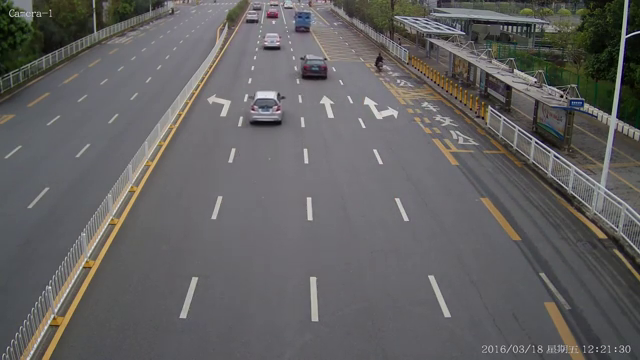
#> input picture frame 119 of input video.mp4, 640 x 360 px, given in place of cars.mp4, which was not available
$ jupyter execute 'Vehicle Detection - Open CV - Background Subtraction (1).ipynb'   (shell and % lines are left out)
#> lines starting #> are read from the running program, lines starting #| are printed output that depends on the picture; after the words box and inside, x2 and y2 are one past the last pixel; in counts of white or black regions, pixels touching at a corner belong together; pictures that were not available may be replaced by others from this repository, and a replacement may not be noted
[cell 1]
#importing libraries

import cv2
import numpy as np
import matplotlib.pyplot as plt

[cell 2]
# read video
video = cv2.VideoCapture('cars.mp4')

kernel = None

# Initialize the background object and set  detect shadows as False
object_bg = cv2.createBackgroundSubtractorMOG2(detectShadows = False)

while True:

    ret, frame = video.read()
#> frame is the input picture: shape (360, 640, 3); mean B, G, R 97.6, 97.6, 99
    if not ret:
        break


    fgmask = object_bg.apply(frame)
#> fgmask: shape (360, 640); every value is 255


    _, fgmask = cv2.threshold(fgmask, 250, 255, cv2.THRESH_BINARY)

    # Apply erosion and dialation
    fgmask = cv2.erode(fgmask, kernel, iterations = 1)
    fgmask = cv2.dilate(fgmask, kernel, iterations = 2)

    # Detect contours in the frame.
    contours, _ = cv2.findContours(fgmask, cv2.RETR_EXTERNAL, cv2.CHAIN_APPROX_SIMPLE)
#> contours = [[[0, 0], [0, 359], [639, 359], [639, 0]]]

    # Create a copy of the frame to draw bounding boxes around the detected cars.
    frameCopy = frame.copy()

    # loop over each contour
    for cnt in contours:

        # Make sure the contour area is somewhat higher than some threshold to make sure its a car and not some noise.
        if cv2.contourArea(cnt) > 500:

            # Retrieve the bounding box coordinates from the contour.
            x, y, width, height = cv2.boundingRect(cnt)

            # Draw a bounding box around the car.
            cv2.rectangle(frameCopy, (x , y), (x + width, y + height),(0, 0, 255), 2)

            cv2.putText(frameCopy, 'Vehicle Detected', (x, y-10), cv2.FONT_HERSHEY_SIMPLEX, 0.3, (0,255,0), 1, cv2.LINE_AA)
#> this loop made 1 pass
#> (cnt, x, y, width, height) on pass 1: ([[0, 0], [0, 359], [639, 359], [639, 0]], 0, 0, 640, 360)
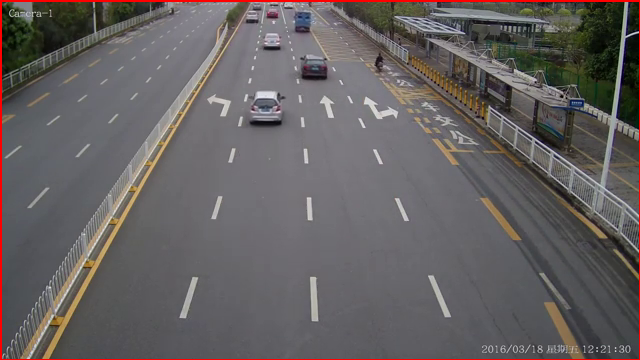
#> frameCopy: shape (360, 640, 3); 1.3% of pixels changed, all inside (x1, y1, x2, y2) = (0, 0, 640, 360)

    # Extract the foreground from the frame using the segmented mask.
    foregroundPart = cv2.bitwise_and(frame, frame, mask=fgmask)

    # Stack the original frame, extracted foreground, and annotated frame.
    stacked = np.hstack((frame, foregroundPart, frameCopy))
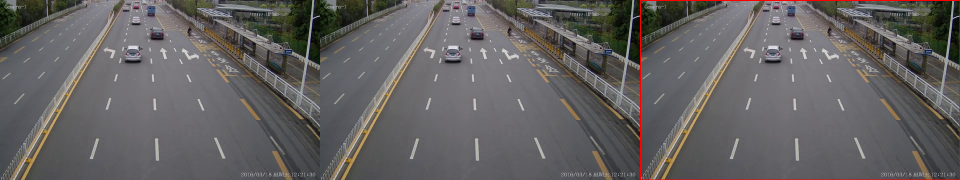
#> stacked: shape (360, 1920, 3) (shown at 1/2 size); mean B, G, R 97.3, 97.2, 99.7
    plt.imshow(stacked)

    # Display the stacked image with an appropriate title.
    cv2.imshow('Original Frame, Extracted Foreground and Detected Cars', cv2.resize(stacked, None, fx=0.6, fy=0.6))
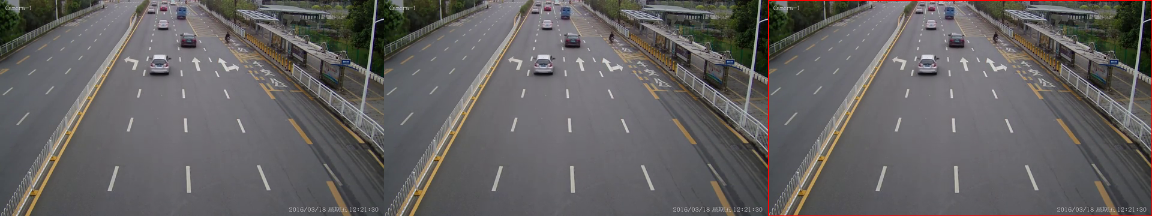
#> window 'Original Frame, Extracted Fore': shape (216, 1152, 3); mean B, G, R 97.3, 97.2, 99.6

    # Wait until a key is pressed.
    # Retreive the ASCII code of the key pressed

  #cv2_imshow(stacked)
    k = cv2.waitKey(1) & 0xff
#> (key q is pressed here)

    # Check if 'q' key is pressed.

    if k == ord('q'):

        # Break the loop.
        break

# Release the VideoCapture Object.
video.release()

# Close the windows.q
cv2.destroyAllWindows()

$ run again, starting later in the video
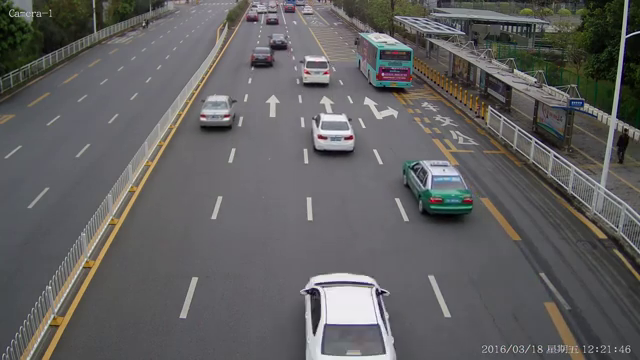
#> input picture frame 535 of input video.mp4, 640 x 360 px, given in place of cars.mp4, which was not available
#> frame is the input picture: shape (360, 640, 3); mean B, G, R 96.3, 96.1, 97.1
#> fgmask: shape (360, 640); every value is 255
#> contours = [[[0, 0], [0, 359], [639, 359], [639, 0]]]
#> the loop `for cnt in contours:` made 1 pass
#> (cnt, x, y, width, height) on pass 1: ([[0, 0], [0, 359], [639, 359], [639, 0]], 0, 0, 640, 360)
#> after the loop `for cnt in contours:`:
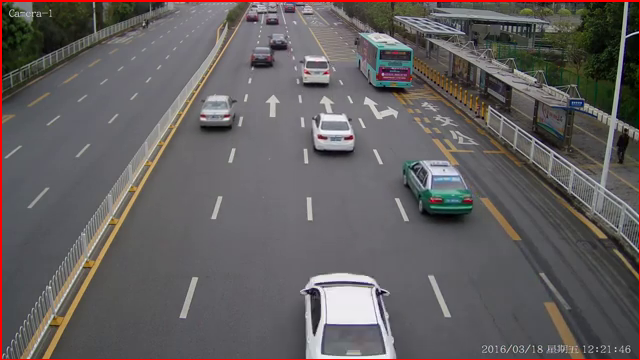
#> frameCopy: shape (360, 640, 3); 1.3% of pixels changed, all inside (x1, y1, x2, y2) = (0, 0, 640, 360)
#> `cv2.imshow('Original Frame, Extracted Foreground and Detected Cars', c..`:
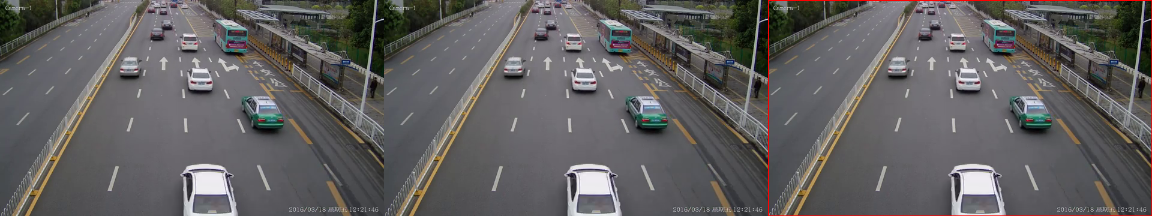
#> window 'Original Frame, Extracted Fore': shape (216, 1152, 3); mean B, G, R 95.9, 95.7, 97.7

$ run again, starting later in the video
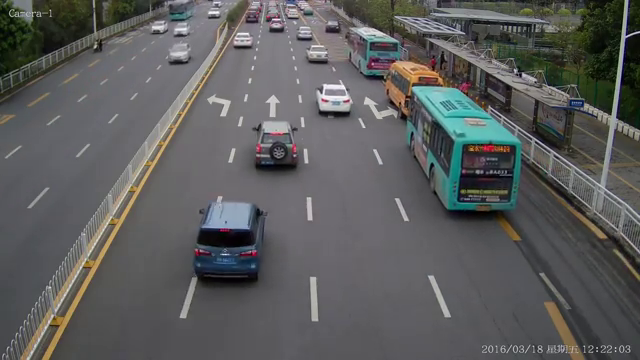
#> input picture frame 952 of input video.mp4, 640 x 360 px, given in place of cars.mp4, which was not available
#> frame is the input picture: shape (360, 640, 3); mean B, G, R 92.3, 92.6, 91.9
#> fgmask: shape (360, 640); every value is 255
#> contours = [[[0, 0], [0, 359], [639, 359], [639, 0]]]
#> the loop `for cnt in contours:` made 1 pass
#> (cnt, x, y, width, height) on pass 1: ([[0, 0], [0, 359], [639, 359], [639, 0]], 0, 0, 640, 360)
#> after the loop `for cnt in contours:`:
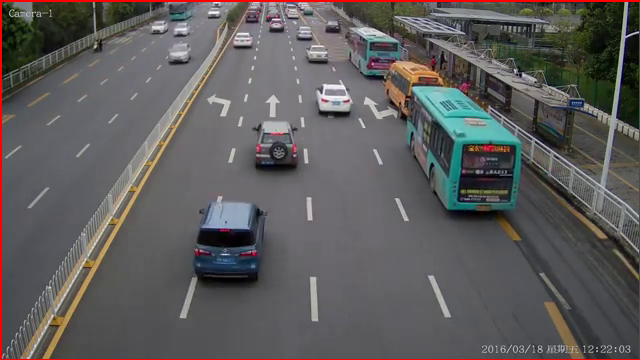
#> frameCopy: shape (360, 640, 3); 1.3% of pixels changed, all inside (x1, y1, x2, y2) = (0, 0, 640, 360)
#> `cv2.imshow('Original Frame, Extracted Foreground and Detected Cars', c..`:
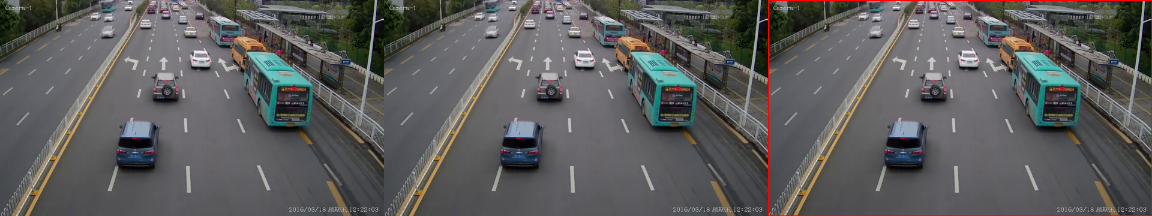
#> window 'Original Frame, Extracted Fore': shape (216, 1152, 3); mean B, G, R 92, 92.2, 92.6
